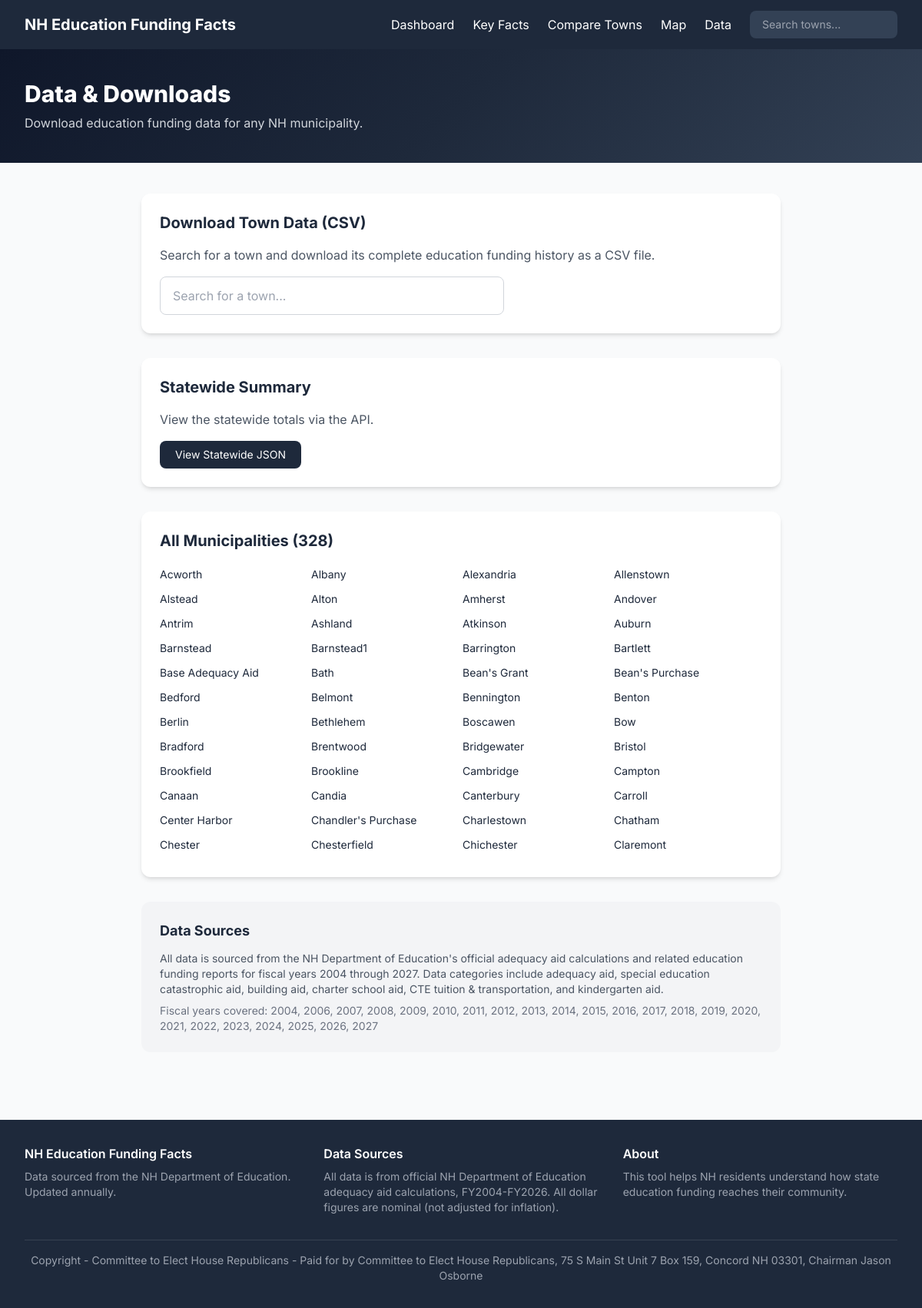
Page /data on the earlier database version.
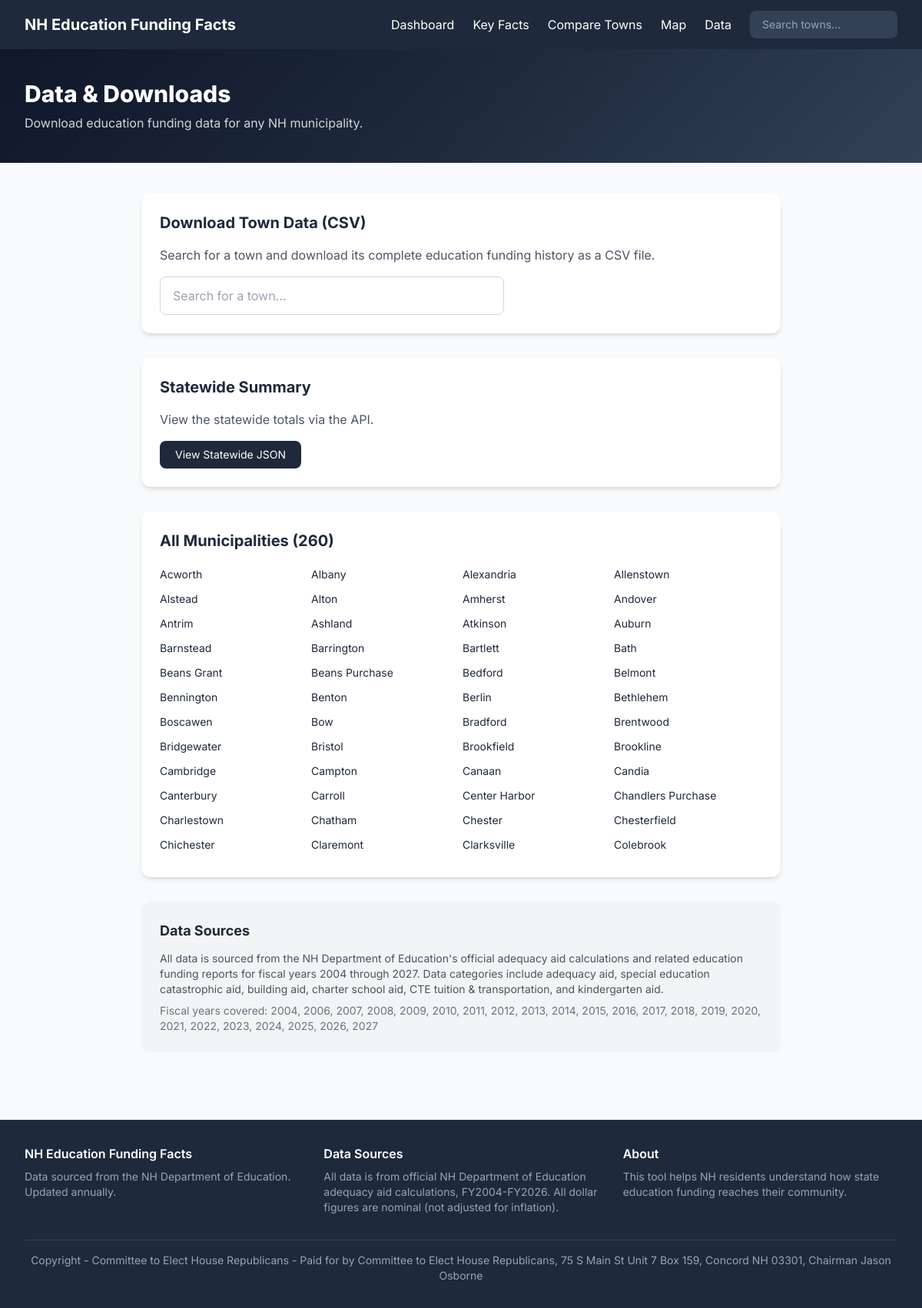
Same page on the later database version.
### models.py (models this page shows)
class Municipality(db.Model):
    __tablename__ = 'municipalities'
    id = db.Column(db.Integer, primary_key=True)
    name = db.Column(db.Text, nullable=False, unique=True)
    loc_id = db.Column(db.Integer)
    county = db.Column(db.Text)
    adequacy_records = db.relationship('AdequacyAid', backref='municipality', lazy='dynamic')
    sped_records = db.relationship('SpedAid', backref='municipality', lazy='dynamic')
    building_records = db.relationship('BuildingAid', backref='municipality', lazy='dynamic')
    cte_records = db.relationship('CTEAid', backref='municipality', lazy='dynamic')
    kindergarten_records = db.relationship('KindergartenAid', backref='municipality', lazy='dynamic')

### app.py (the view)
@app.route('/data')
def data_page():
    municipalities = Municipality.query.order_by(Municipality.name).all()
    years = db.session.query(AdequacyAid.fiscal_year).distinct() \
        .order_by(AdequacyAid.fiscal_year).all()
    years = [y[0] for y in years]
    return render_template('data.html', municipalities=municipalities, years=years)

### app.py (called while the page is built)
@app.context_processor
def utility_processor():
    return {
        'min_year': 2004,
        'max_year': 2026,
    }

### templates/data.html (shortened to what this page needs)
{% extends "base.html" %}
{% block content %}
<section class="hero-gradient text-white py-10">
    <div class="max-w-7xl mx-auto px-4 sm:px-6 lg:px-8">
        <h1 class="text-3xl font-extrabold mb-2">Data & Downloads</h1>
        <p class="text-gray-300">Download education funding data for any NH municipality.</p>
    </div>
</section>
<section class="py-10">
    <div class="max-w-4xl mx-auto px-4 sm:px-6 lg:px-8">
        <div class="bg-white rounded-xl shadow-md p-6 mb-8">
            <h2 class="text-xl font-bold text-navy-800 mb-4">Download Town Data (CSV)</h2>
            <p class="text-gray-600 mb-4">Search for a town and download its complete education funding history as a CSV file.</p>
            <div class="relative max-w-md">
                <input type="text" id="data-search" placeholder="Search for a town..."
                       class="w-full px-4 py-3 rounded-lg border border-gray-300 focus:outline-none focus:ring-2 focus:ring-navy-800">
            </div>
        </div>
        <div class="bg-white rounded-xl shadow-md p-6 mb-8">
            <h2 class="text-xl font-bold text-navy-800 mb-4">Statewide Summary</h2>
            <p class="text-gray-600 mb-4">View the statewide totals via the API.</p>
            <a href="/api/statewide" target="_blank" class="inline-block bg-navy-800 text-white px-5 py-2 rounded-lg hover:bg-navy-700 transition text-sm">
                View Statewide JSON
            </a>
        </div>
        <div class="bg-white rounded-xl shadow-md p-6">
            <h2 class="text-xl font-bold text-navy-800 mb-4">All Municipalities ({{ municipalities|length }})</h2>
            <div class="grid grid-cols-2 md:grid-cols-3 lg:grid-cols-4 gap-1 max-h-96 overflow-y-auto">
                {% for m in municipalities %}
                <a href="/town/{{ m.name }}" class="text-sm text-navy-800 hover:text-growth-dark hover:underline py-1">
                    {{ m.name }}
                </a>
                {% endfor %}
            </div>
        </div>
        <div class="bg-gray-100 rounded-xl p-6 mt-8">
            <h2 class="text-lg font-bold text-navy-800 mb-3">Data Sources</h2>
            <p class="text-sm text-gray-600">
                All data is sourced from the NH Department of Education's official adequacy aid calculations
                and related education funding reports for fiscal years {{ years[0] }} through {{ years[-1] }}.
                Data categories include adequacy aid, special education catastrophic aid, building aid,
                charter school aid, CTE tuition & transportation, and kindergarten aid.
            </p>
            <p class="text-sm text-gray-500 mt-2">
                Fiscal years covered: {{ years|join(', ') }}
            </p>
        </div>
    </div>
</section>
{% endblock %}

Differences in the rows shown:
removed Municipality: name "Barnstead1"
removed Municipality: name "Base Adequacy Aid"
no longer on this page (row edited): Municipality: name "Bean's Purchase"
no longer on this page (row edited): Municipality: name "Chandler's Purchase"
now on this page (row edited): Municipality: name "Beans Grant"
now on this page (row edited): Municipality: name "Beans Purchase"
changed Municipality: name "Bean's Grant" → "Chandlers Purchase"; moves down the list
now on this page (row unchanged): Municipality: name "Clarksville"
now on this page (row unchanged): Municipality: name "Colebrook"
Other differences:
{{ municipalities|length }}: "328" → "260"
